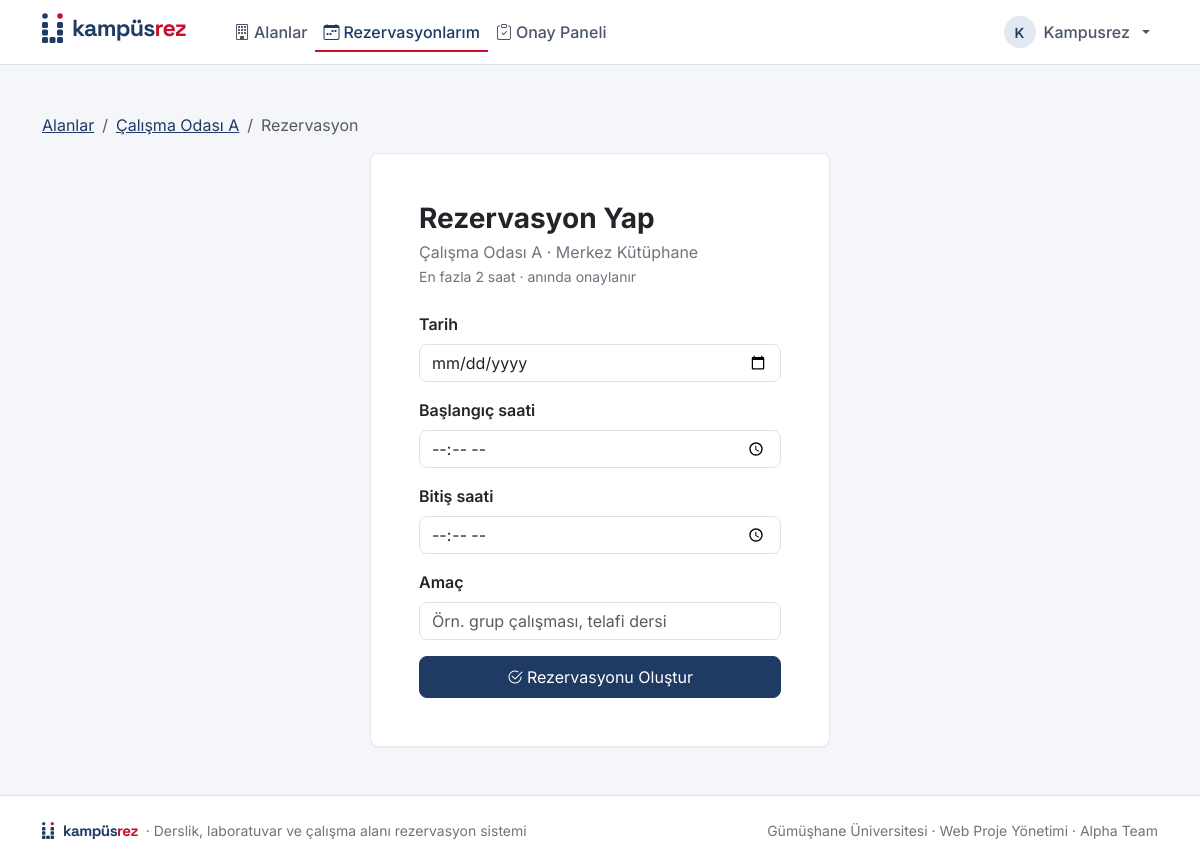
/rezervasyonlarim/yeni/5/ (signed in), run on the app's committed database.
### accounts/models.py (models this page shows, shortened)
class User(AbstractUser):
    class Role(models.TextChoices):
        STUDENT = "student", "Öğrenci"
        ACADEMIC = "academic", "Akademik Personel"
        ADMIN = "admin", "Yönetici"
    role = models.CharField("Rol", max_length=20, choices=Role.choices, default=Role.STUDENT)
    school_number = models.CharField("Öğrenci / Personel No", max_length=20, blank=True)
    no_show_count = models.PositiveIntegerField("Gelmeme sayısı", default=0)
    restricted_until = models.DateTimeField("Kısıtlama bitişi", null=True, blank=True)
    class Meta:
        verbose_name = "Kullanıcı"
        verbose_name_plural = "Kullanıcılar"
    @property
    def is_admin_role(self):
        return self.role == self.Role.ADMIN
    @property
    def can_manage_reservations(self):
        return self.is_authenticated and (self.is_admin_role or self.is_superuser)
    @property
    def is_restricted(self):
        return bool(self.restricted_until and self.restricted_until > timezone.now())

### spaces/models.py (models this page shows, shortened)
class Space(models.Model):
    class SpaceType(models.TextChoices):
        CLASSROOM = "classroom", "Derslik"
        LAB = "lab", "Laboratuvar"
        STUDY_ROOM = "study_room", "Çalışma Alanı"
    name = models.CharField("Alan adı", max_length=100)
    space_type = models.CharField("Alan türü", max_length=20, choices=SpaceType.choices)
    building = models.CharField("Bina", max_length=100)
    floor = models.CharField("Kat", max_length=20, blank=True)
    capacity = models.PositiveIntegerField("Kapasite")
    equipment = models.TextField(
        "Donanım", blank=True, help_text="Örn. projeksiyon, 30 bilgisayar, akıllı tahta"
    )
    is_active = models.BooleanField("Rezervasyona açık", default=True)
    requires_approval = models.BooleanField("Onay gerekli", default=False)
    max_duration_hours = models.PositiveSmallIntegerField("En fazla süre (saat)", default=2)
    weekly_limit = models.PositiveSmallIntegerField("Haftalık hak", default=3)
    max_advance_days = models.PositiveSmallIntegerField("En fazla kaç gün önceden", default=7)
    class Meta:
        verbose_name = "Alan"
        verbose_name_plural = "Alanlar"
        ordering = ["building", "name"]

### reservations/views.py (the view, shortened to what this page needs)
# urls.py: path("yeni/<int:space_pk>/", views.reservation_create, name="create"),
@login_required
def reservation_create(request, space_pk):
    space = get_object_or_404(Space, pk=space_pk, is_active=True)
    form = ReservationForm(request.POST or None, user=request.user, space=space)
    return render(request, "reservations/reservation_form.html", {"form": form, "space": space})

### core/templatetags/ui.py (called while the page is built)
@register.filter
def bootstrap(field):
    widget = field.field.widget
    if isinstance(widget, CheckboxInput):
        css = "form-check-input"
    elif isinstance(widget, Select):
        css = "form-select"
    else:
        css = "form-control"
    if field.errors:
        css += " is-invalid"
    return field.as_widget(attrs={"class": css})

### templates/reservations/reservation_form.html (shortened to what this page needs)
{% extends "base.html" %}
{% block content %}
    <nav aria-label="breadcrumb" class="mb-3">
        <ol class="breadcrumb">
            {% if is_edit %}
                <li class="breadcrumb-item"><a href="{% url 'reservations:my' %}">Rezervasyonlarım</a></li>
                <li class="breadcrumb-item active" aria-current="page">Düzenle</li>
            {% else %}
                <li class="breadcrumb-item"><a href="{% url 'spaces:list' %}">Alanlar</a></li>
                <li class="breadcrumb-item"><a href="{% url 'spaces:detail' space.pk %}">{{ space.name }}</a></li>
                <li class="breadcrumb-item active" aria-current="page">Rezervasyon</li>
            {% endif %}
        </ol>
    </nav>
    <div class="card auth-card p-4 p-md-5">
        <h1 class="h3 fw-bold mb-1">{% if is_edit %}Rezervasyonu Düzenle{% else %}Rezervasyon Yap{% endif %}</h1>
        <p class="text-secondary mb-4">
            {{ space.name }} · {{ space.building }}<br>
            <small>
                En fazla {{ space.max_duration_hours }} saat ·
                {% if space.requires_approval %}personel onayı gerekir{% else %}anında onaylanır{% endif %}
            </small>
        </p>
        <form method="post" novalidate>
            {% include "partials/form_fields.html" %}
            {% if is_edit %}
                <div class="d-flex gap-2">
                    <button type="submit" class="btn btn-primary flex-grow-1 py-2"><i class="bi bi-check2-circle me-1"></i>Değişiklikleri Kaydet</button>
                    <a href="{% url 'reservations:my' %}" class="btn btn-outline-secondary py-2">Vazgeç</a>
                </div>
            {% else %}
                <button type="submit" class="btn btn-primary w-100 py-2">
                    <i class="bi bi-check2-circle me-1"></i>Rezervasyonu Oluştur
                </button>
            {% endif %}
        </form>
    </div>
{% endblock %}

### templates/base.html (shortened to what this page needs)
{% load static %}
<!DOCTYPE html>
<html lang="tr">
<head>
    <link rel="stylesheet" href="https://cdn.jsdelivr.net/npm/bootstrap@5.3.3/dist/css/bootstrap.min.css">
    <link rel="stylesheet" href="https://cdn.jsdelivr.net/npm/bootstrap-icons@1.11.3/font/bootstrap-icons.min.css">
    <link rel="stylesheet" href="{% static 'css/style.css' %}">
</head>
<body class="d-flex flex-column min-vh-100">
    <nav class="navbar navbar-expand-lg bg-white border-bottom sticky-top">
        <div class="container">
            <a class="navbar-brand" href="{% url 'home' %}" aria-label="KampüsRez ana sayfa">
                {% include "partials/logo.html" %}
            </a>
            <div class="collapse navbar-collapse" id="mainNav">
                {% if user.is_authenticated %}
                    {% with url_name=request.resolver_match.url_name ns=request.resolver_match.namespace %}
                    <ul class="navbar-nav me-auto ms-lg-4">
                        <li class="nav-item">
                            <a class="nav-link {% if ns == 'spaces' %}active{% endif %}" href="{% url 'spaces:list' %}">
                                <i class="bi bi-building me-1"></i>Alanlar
                            </a>
                        </li>
                        <li class="nav-item">
                            <a class="nav-link {% if ns == 'reservations' and url_name != 'manage' %}active{% endif %}" href="{% url 'reservations:my' %}">
                                <i class="bi bi-calendar-week me-1"></i>Rezervasyonlarım
                            </a>
                        </li>
                        {% if user.can_manage_reservations %}
                            <li class="nav-item">
                                <a class="nav-link {% if url_name == 'manage' %}active{% endif %}" href="{% url 'reservations:manage' %}">
                                    <i class="bi bi-clipboard-check me-1"></i>Onay Paneli
                                </a>
                            </li>
                        {% endif %}
                    </ul>
                    {% endwith %}
                    <ul class="navbar-nav ms-auto">
                        <li class="nav-item dropdown">
                            <a class="nav-link dropdown-toggle d-flex align-items-center gap-2" href="#" role="button"
                               data-bs-toggle="dropdown" aria-expanded="false">
                                <span class="avatar">{{ user.first_name|default:user.username|first|upper }}</span>
                                <span>{{ user.first_name|default:user.username }}</span>
                            </a>
                        </li>
                    </ul>
                {% else %}
                    <div class="ms-auto d-flex gap-2 py-2 py-lg-0">
                        <a href="{% url 'accounts:login' %}" class="btn btn-outline-primary">Giriş Yap</a>
                        <a href="{% url 'accounts:register' %}" class="btn btn-primary">Kayıt Ol</a>
                    </div>
                {% endif %}
            </div>
        </div>
    </nav>
    <main class="flex-grow-1 py-4 py-lg-5">
        <div class="container">
            {% block content %}{% endblock %}
        </div>
    </main>
    <footer class="site-footer border-top bg-white">
        <div class="container py-4 d-flex flex-column flex-md-row justify-content-between gap-2 small text-secondary">
            <span class="d-flex align-items-center gap-2">{% include "partials/logo.html" with size="sm" %}<span>· Derslik, laboratuvar ve çalışma alanı rezervasyon sistemi</span></span>
            <span>Gümüşhane Üniversitesi · Web Proje Yönetimi · Alpha Team</span>
        </div>
    </footer>
</body>
</html>

### static/css/style.css (style rules this page uses)
:root { --kr-navy: #1f3b63; --kr-navy-dark: #162b49; --kr-red: #c8102e; --kr-bg: #f4f6f9; --bs-primary: var(--kr-navy); --bs-primary-rgb: 31, 59, 99; --bs-link-color: var(--kr-navy); --bs-link-color-rgb: 31, 59, 99; --bs-link-hover-color: var(--kr-navy-dark); --bs-body-font-family: "Inter", system-ui, -apple-system, "Segoe UI", Roboto, sans-serif; --bs-border-radius: 0.5rem; }
body { background-color: var(--kr-bg); }
.btn-primary { --bs-btn-bg: var(--kr-navy); --bs-btn-border-color: var(--kr-navy); --bs-btn-hover-bg: var(--kr-navy-dark); --bs-btn-hover-border-color: var(--kr-navy-dark); --bs-btn-active-bg: var(--kr-navy-dark); --bs-btn-active-border-color: var(--kr-navy-dark); --bs-btn-disabled-bg: var(--kr-navy); --bs-btn-disabled-border-color: var(--kr-navy); }
.navbar .nav-link { color: #4a5568; font-weight: 500; }
.navbar .nav-link.active { color: var(--kr-navy); box-shadow: inset 0 -2px 0 var(--kr-red); }
.avatar { display: inline-flex; align-items: center; justify-content: center; width: 2rem; height: 2rem; border-radius: 50%; background: #e3e9f2; color: var(--kr-navy); font-weight: 600; font-size: 0.875rem; }
.card { border: 1px solid #e5e8ee; box-shadow: 0 1px 2px rgba(16, 24, 40, 0.04); }
.auth-card { max-width: 460px; margin: 0 auto; }
.site-footer { margin-top: auto; }

### data on the page
User: first_name|first "K", first_name "Kampusrez"
Space: name "Çalışma Odası A", building "Merkez Kütüphane", max_duration_hours "2"

### other printed values
{{ field.label }} "Tarih" "Başlangıç saati" "Bitiş saati" "Amaç"
